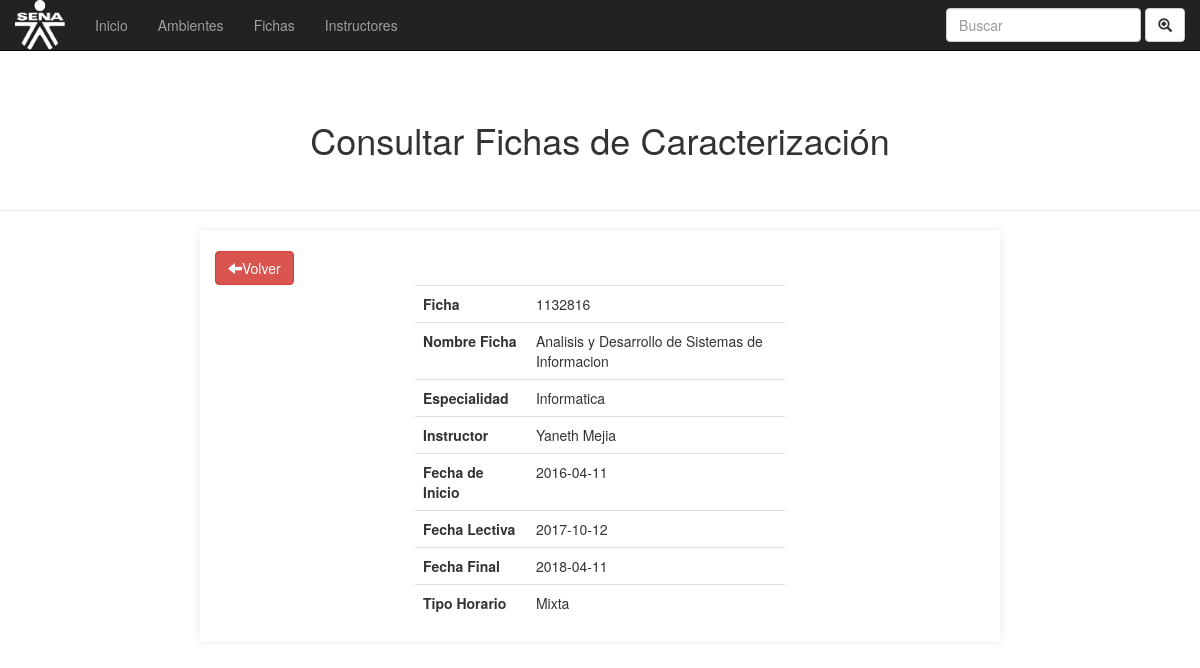
Page /fichas/consultar_ficha.php?id=2 on the committed database.
### tables this page shows
CREATE TABLE `fichas` (
  `id` int(11) NOT NULL,
  `ficha` int(100) NOT NULL,
  `nombre` varchar(100) NOT NULL,
  `especialidad` varchar(100) NOT NULL,
  `instructor` varchar(100) NOT NULL,
  `fecha_inicio` date NOT NULL,
  `fecha_lectiva` date NOT NULL,
  `fecha_final` date NOT NULL,
  `horario` text NOT NULL
);

### fichas/consultar_ficha.php (the view, shortened to what this page needs)
<!DOCTYPE html>
<html lang="en">
<head>
	<link rel="stylesheet" href="css/bootstrap.min.css">
	<link rel="stylesheet" href="css/custom.css">
	<link rel="stylesheet" href="css/index.css">
</head>
<body>
	<?php
	if ($_GET) {
	 	$id = $_GET['id'];
	 	$conexion = mysqli_connect('localhost', 'root', '', 'programacion_trimestral');
	 	$insertar = mysqli_query($conexion, "SELECT * FROM fichas WHERE id=$id");
	 	$row = mysqli_fetch_array($insertar);
	 }
	 ?>
	 <nav class="navbar navbar-inverse navbar-fixed-top">
		  <div class="container-fluid">
		    <div class="navbar-header">
		      <a class="navbar-brand" href="#"><img  src="imgs/sena.png" class="img-rounded" width="100" height="100"></a>
		    </div>
		    <ul class="nav navbar-nav">
		      <li><a href="../index.php">Inicio</a></li>
		      <li><a href="../ambientes/ambientes.php">Ambientes</a></li>
		      <li><a href="#">Fichas</a></li>
		      <li><a href="../instructores/gestionarIns.php">Instructores</a></li>
		    </ul>
		    <form class="navbar-form navbar-right">
		      <div class="form-group">
		        <input type="text" class="form-control" placeholder="Buscar">
		      </div>
		      <button type="submit" class="btn btn-default"><i class="glyphicon glyphicon-zoom-in"></i></button>
		    </form>
		  </div>
		</nav>
		<br>
	<div class="container-fluid mov">
		<div class="row">
		<br>
			<h1 class="text-center">Consultar Fichas de Caracterización</h1>
			<br>
			<hr>
			<div class="col-md-8 col-md-offset-2 box">
				<br>
					<a href="index_ficha.php" class="btn btn-danger"><i class="glyphicon glyphicon-arrow-left"></i>Volver</a>
						<div class="row">
							<div class="col-md-6 col-md-offset-3">
								<table class="table table-hover">
									<tr>
										<td><strong>Ficha</strong></td>
										<td><?php echo $row['ficha'] ?></td>
									</tr>
									<tr>
										<td><strong>Nombre Ficha</strong></td>
										<td><?php echo $row['nombre'] ?></td>
									</tr>
									<tr>
										<td><strong>Especialidad</strong></td>
										<td><?php echo $row['especialidad'] ?></td>
									</tr>
									<tr>
										<td><strong>Instructor</strong></td>
										<td><?php echo $row['instructor'] ?></td>
									</tr>
									<tr>
										<td><strong>Fecha de Inicio</strong></td>
										<td><?php echo $row['fecha_inicio'] ?></td>
									</tr>
									<tr>
										<td><strong>Fecha Lectiva</strong></td>
										<td><?php echo $row['fecha_lectiva'] ?></td>
									</tr>
									<tr>
										<td><strong>Fecha Final</strong></td>
										<td><?php echo $row['fecha_final']?></td>
									</tr>
									<tr>
										<td><strong>Tipo Horario</strong></td>
										<td><?php echo $row['horario'] ?></td>
									</tr>
								</table>
							</div>
						</div>
			</div>
		</div>
	</div>
</body>
</html>

### fichas/css/custom.css (style rules this page uses)
body { background-color: white; }
.box { -webkit-box-shadow: 0px 0px 8px 2px rgba(240,240,240,1); -moz-box-shadow: 0px 0px 8px 2px rgba(240,240,240,1); box-shadow: 0px 0px 8px 2px rgba(240,240,240,1); }

### fichas/css/index.css (style rules this page uses)
img { height: 50px; width: 50px; top: -15px; position: relative; }
div.mov { margin-top: 60px; }

### rows in the picture
fichas: ficha "1132816", nombre "Analisis y Desarrollo de Sistemas de Informacion", especialidad "Informatica", instructor "Yaneth Mejia", fecha_inicio "2016-04-11", fecha_lectiva "2017-10-12", fecha_final "2018-04-11", horario "Mixta"
